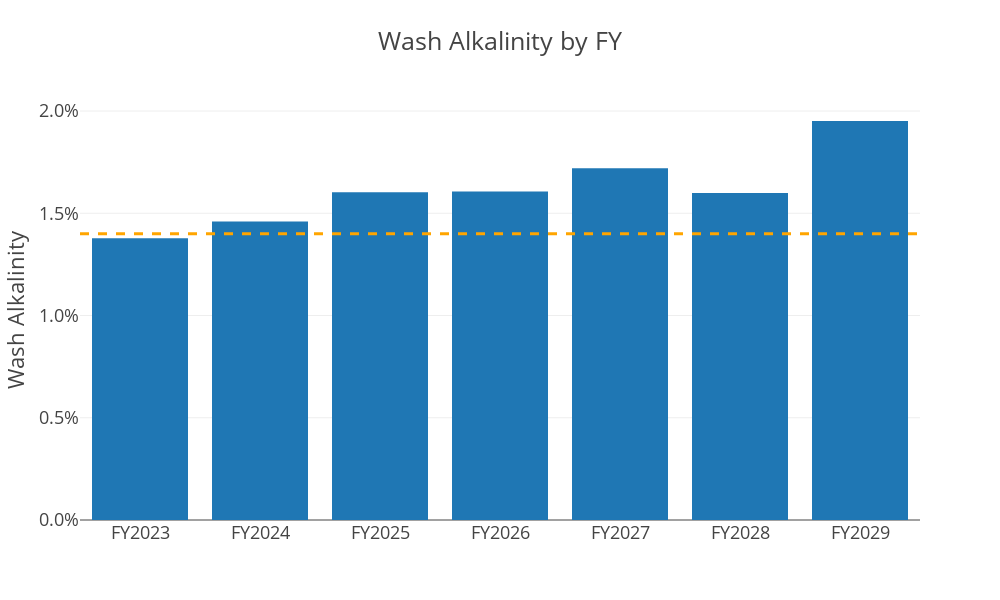

The notebook cell this image was saved under:
### Code cell
# group by strip & weighted av of wash_alk_ad
df_strip = (
    df.groupby("fy")
    .apply(weighted_average, "wash_alk_ad", "wash_qty")
    .reset_index(name="wash_alk_ad")
    # .query('strip not in ("S52","S53","S54","S55")')
)
df_strip
fig = px.bar(
    df_strip,
    x="fy",
    y="wash_alk_ad",
    title="Wash Alkalinity by FY",
    template="presentation",
)
fig.add_hline(y=0.014, line_width=3, line_dash="dash", line_color="orange")
fig.update_layout(
    yaxis_tickformat=".1%",  # None
    # , yaxis_rangemode = 'tozero'
    xaxis_title=None,
    yaxis_title="Wash Alkalinity",
    # , title='<b>stMATIC Aave V3 Polygon Supply Cap Utilisation</b>'
    hovermode="x",
)

fig.update_layout(width=1000, height=600)
fig

### Figure 1 — Plotly figure (JSON) as saved in the notebook; plotly's stock layout.template omitted (floating-point values rounded to 4 significant figures)
{"data": [{"alignmentgroup": "True", "hovertemplate": "fy=%{x}<br>wash_alk_ad=%{y}<extra></extra>", "legendgroup": "", "marker": {"color": "#1F77B4", "pattern": {"shape": ""}}, "name": "", "offsetgroup": "", "orientation": "v", "showlegend": false, "textposition": "auto", "type": "bar", "x": ["FY2023", "FY2024", "FY2025", "FY2026", "FY2027", "FY2028", "FY2029"], "xaxis": "x", "y": [0.01378, 0.0146, 0.01603, 0.01606, 0.0172, 0.01599, 0.01951], "yaxis": "y"}], "layout": {"barmode": "relative", "height": 600, "hovermode": "x", "legend": {"tracegroupgap": 0}, "shapes": [{"line": {"color": "orange", "dash": "dash", "width": 3}, "type": "line", "x0": 0, "x1": 1, "xref": "x domain", "y0": 0.014, "y1": 0.014, "yref": "y"}], "title": {"text": "Wash Alkalinity by FY"}, "width": 1000, "xaxis": {"anchor": "y", "domain": [0, 1], "title": {}}, "yaxis": {"anchor": "x", "domain": [0, 1], "tickformat": ".1%", "title": {"text": "Wash Alkalinity"}}}}
